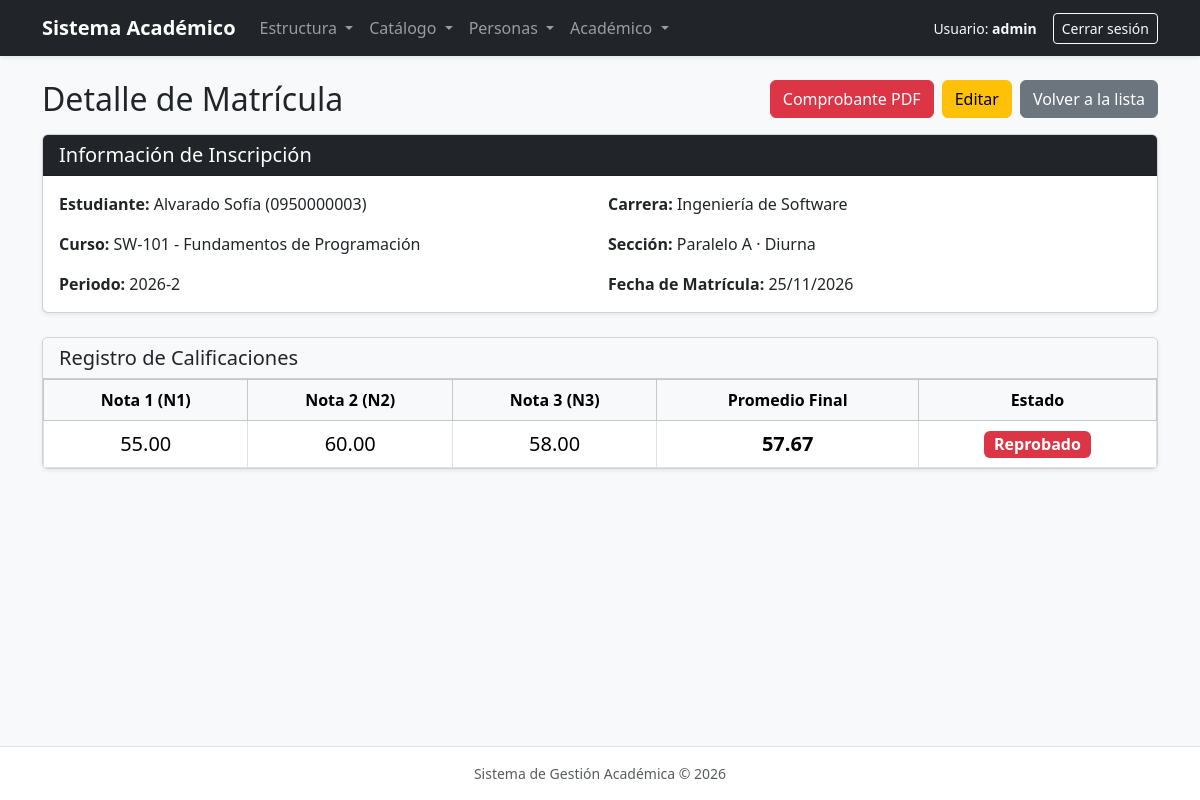
Screenshot of /academico/matriculas/3/ (signed in) with the database file from the repository.
### academico/models.py (models this page shows, shortened)
class Matricula(ModeloBase):
    estudiante = models.ForeignKey(
        Estudiante, on_delete=models.PROTECT, related_name="matriculas"
    )
    seccion = models.ForeignKey(
        Seccion, on_delete=models.PROTECT, related_name="matriculas"
    )
    fecha = models.DateField(default=timezone.localdate)
    class Meta:
        verbose_name = "Matrícula"
        verbose_name_plural = "Matrículas"
        ordering = ["-fecha", "estudiante__apellidos"]
        constraints = [
            models.UniqueConstraint(
                fields=["estudiante", "seccion"],
                name="matricula_unica_estudiante_seccion",
            )
        ]

class Estudiante(ModeloBase):
    cedula = models.CharField(max_length=10, unique=True)
    nombres = models.CharField(max_length=100)
    apellidos = models.CharField(max_length=100)
    email = models.EmailField()
    telefono = models.CharField(max_length=15, blank=True)
    fecha_nacimiento = models.DateField(blank=True, null=True)  # opcional
    carrera = models.ForeignKey(
        Carrera, on_delete=models.PROTECT, related_name="estudiantes"
    )
    foto = models.ImageField(upload_to="estudiantes/", blank=True, null=True)
    class Meta:
        verbose_name = "Estudiante"
        verbose_name_plural = "Estudiantes"
        ordering = ["apellidos", "nombres"]
    @property
    def nombre_completo(self):
        return f"{self.apellidos} {self.nombres}"

class Carrera(ModeloBase):
    facultad = models.ForeignKey(
        Facultad, on_delete=models.PROTECT, related_name="carreras"
    )
    codigo = models.CharField(max_length=20, unique=True)
    nombre = models.CharField(max_length=150)
    duracion_semestres = models.PositiveSmallIntegerField(default=8)
    class Meta:
        verbose_name = "Carrera"
        verbose_name_plural = "Carreras"
        ordering = ["nombre"]

class Seccion(ModeloBase):
    curso = models.ForeignKey(
        Curso, on_delete=models.PROTECT, related_name="secciones"
    )
    periodo = models.ForeignKey(
        Periodo, on_delete=models.PROTECT, related_name="secciones"
    )
    profesor = models.ForeignKey(
        Profesor, on_delete=models.PROTECT, related_name="secciones"
    )
    paralelo = models.CharField(max_length=5, default="A")
    jornada = models.CharField(
        max_length=10, choices=Jornada.choices, default=Jornada.DIURNA
    )
    cupo = models.PositiveSmallIntegerField(default=30)
    estudiantes = models.ManyToManyField(
        Estudiante,
        through="Matricula",
        related_name="secciones",
    )
    class Meta:
        verbose_name = "Sección"
        verbose_name_plural = "Secciones"
        ordering = ["-periodo__fecha_inicio", "curso__nombre", "paralelo"]
        constraints = [
            models.UniqueConstraint(
                fields=["curso", "periodo", "paralelo", "jornada"],
                name="seccion_unica_curso_periodo_paralelo_jornada",
            )
        ]

class Curso(ModeloBase):
    carrera = models.ForeignKey(
        Carrera, on_delete=models.PROTECT, related_name="cursos"
    )
    semestre = models.ForeignKey(
        Semestre, on_delete=models.PROTECT, related_name="cursos"
    )
    codigo = models.CharField(max_length=20, unique=True)
    nombre = models.CharField(max_length=150)
    creditos = models.PositiveSmallIntegerField(default=1)
    class Meta:
        verbose_name = "Curso"
        verbose_name_plural = "Cursos"
        ordering = ["carrera__nombre", "semestre__numero", "nombre"]

class Periodo(ModeloBase):
    nombre = models.CharField(max_length=20, unique=True)  # ej: "2026-1"
    fecha_inicio = models.DateField()
    fecha_fin = models.DateField()
    activo = models.BooleanField(default=True)
    class Meta:
        verbose_name = "Periodo"
        verbose_name_plural = "Periodos"
        ordering = ["-fecha_inicio"]  # el signo "-" ordena del más nuevo al más antiguo

class Nota(ModeloBase):
    matricula = models.OneToOneField(
        Matricula, on_delete=models.CASCADE, related_name="nota"
    )
    n1 = models.DecimalField(
        max_digits=5, decimal_places=2, default=Decimal("0"), validators=VALIDADORES_NOTA
    )
    n2 = models.DecimalField(
        max_digits=5, decimal_places=2, default=Decimal("0"), validators=VALIDADORES_NOTA
    )
    n3 = models.DecimalField(
        max_digits=5, decimal_places=2, default=Decimal("0"), validators=VALIDADORES_NOTA
    )
    promedio = models.DecimalField(
        max_digits=5, decimal_places=2, default=Decimal("0"), editable=False
    )
    estado = models.CharField(
        max_length=10,
        choices=EstadoNota.choices,
        default=EstadoNota.REPROBADO,
        editable=False,
    )
    class Meta:
        verbose_name = "Nota"
        verbose_name_plural = "Notas"
        ordering = ["matricula__estudiante__apellidos", "matricula__estudiante__nombres"]

### academico/views.py (the view)
# urls.py: path("matriculas/<int:pk>/", MatriculaDetailView.as_view(), name="matricula_detalle"),
class MatriculaDetailView(LoginRequiredMixin, DetailView):
    model = Matricula
    template_name = "academico/matricula_detalle.html"
    context_object_name = "matricula"
    def get_queryset(self):
        return Matricula.objects.select_related(
            "estudiante__carrera__facultad",
            "seccion__curso",
            "seccion__periodo",
            "seccion__profesor",
            "nota",
        )

### academico/templates/academico/matricula_detalle.html (shortened to what this page needs)
{% extends "base.html" %}
{% block contenido %}
<div class="d-flex justify-content-between align-items-center mb-3">
    <h2 class="mb-0">Detalle de Matrícula</h2>
    <div class="d-flex gap-2">
        <a href="{% url 'academico:matricula_pdf' matricula.pk %}" target="_blank" class="btn btn-danger">
            Comprobante PDF
        </a>
        <a href="{% url 'academico:matricula_editar' matricula.pk %}" class="btn btn-warning">Editar</a>
        <a href="{% url 'academico:matricula_lista' %}" class="btn btn-secondary">Volver a la lista</a>
    </div>
</div>
<div class="card shadow-sm mb-4">
    <div class="card-header bg-dark text-white">
        <h5 class="mb-0">Información de Inscripción</h5>
    </div>
    <div class="card-body">
        <div class="row g-3">
            <div class="col-md-6">
                <strong>Estudiante:</strong> {{ matricula.estudiante.nombre_completo }} ({{ matricula.estudiante.cedula }})
            </div>
            <div class="col-md-6">
                <strong>Carrera:</strong> {{ matricula.estudiante.carrera.nombre }}
            </div>
            <div class="col-md-6">
                <strong>Curso:</strong> {{ matricula.seccion.curso.codigo }} - {{ matricula.seccion.curso.nombre }}
            </div>
            <div class="col-md-6">
                <strong>Sección:</strong> Paralelo {{ matricula.seccion.paralelo }} · {{ matricula.seccion.get_jornada_display }}
            </div>
            <div class="col-md-6">
                <strong>Periodo:</strong> {{ matricula.seccion.periodo.nombre }}
            </div>
            <div class="col-md-6">
                <strong>Fecha de Matrícula:</strong> {{ matricula.fecha|date:"d/m/Y" }}
            </div>
        </div>
    </div>
</div>
<div class="card shadow-sm">
    <div class="card-header bg-light">
        <h5 class="mb-0">Registro de Calificaciones</h5>
    </div>
    <div class="card-body p-0">
        {% if matricula.nota %}
        <div class="table-responsive">
            <table class="table table-bordered text-center align-middle mb-0">
                <thead class="table-light">
                    <tr>
                        <th>Nota 1 (N1)</th>
                        <th>Nota 2 (N2)</th>
                        <th>Nota 3 (N3)</th>
                        <th>Promedio Final</th>
                        <th>Estado</th>
                    </tr>
                </thead>
                <tbody>
                    <tr>
                        <td class="fs-5">{{ matricula.nota.n1 }}</td>
                        <td class="fs-5">{{ matricula.nota.n2 }}</td>
                        <td class="fs-5">{{ matricula.nota.n3 }}</td>
                        <td class="fs-5 fw-bold">{{ matricula.nota.promedio }}</td>
                        <td>
                            {% if matricula.nota.estado == "aprobado" %}
                                <span class="badge bg-success fs-6">Aprobado</span>
                            {% else %}
                                <span class="badge bg-danger fs-6">Reprobado</span>
                            {% endif %}
                        </td>
                    </tr>
                </tbody>
            </table>
        </div>
        {% else %}
        <div class="p-4 text-center text-muted">
            Esta matrícula aún no tiene calificaciones registradas.
        </div>
        {% endif %}
    </div>
</div>
{% endblock %}

### academico/templates/base.html (shortened to what this page needs)
<!DOCTYPE html>
<html lang="es-ec">
<head>
    <link href="https://cdn.jsdelivr.net/npm/bootstrap@5.3.3/dist/css/bootstrap.min.css" rel="stylesheet">
</head>
<body class="bg-light d-flex flex-column min-vh-100">
    <nav class="navbar navbar-expand-lg navbar-dark bg-dark shadow-sm mb-4">
        <div class="container">
            <a class="navbar-brand fw-bold" href="{% url 'academico:inicio' %}">
                Sistema Académico
            </a>
            <div class="collapse navbar-collapse" id="menuPrincipal">
                {% if user.is_authenticated %}
                <ul class="navbar-nav me-auto mb-2 mb-lg-0">
                    <li class="nav-item dropdown">
                        <a class="nav-link dropdown-toggle" href="#" role="button" data-bs-toggle="dropdown" aria-expanded="false">
                            Estructura
                        </a>
                    </li>
                    <li class="nav-item dropdown">
                        <a class="nav-link dropdown-toggle" href="#" role="button" data-bs-toggle="dropdown" aria-expanded="false">
                            Catálogo
                        </a>
                    </li>
                    <li class="nav-item dropdown">
                        <a class="nav-link dropdown-toggle" href="#" role="button" data-bs-toggle="dropdown" aria-expanded="false">
                            Personas
                        </a>
                    </li>
                    <li class="nav-item dropdown">
                        <a class="nav-link dropdown-toggle" href="#" role="button" data-bs-toggle="dropdown" aria-expanded="false">
                            Académico
                        </a>
                    </li>
                </ul>
                <div class="d-flex align-items-center gap-3">
                    <span class="text-light small">
                        Usuario: <strong>{{ user.username }}</strong>
                    </span>
                    <form method="post" action="{% url 'logout' %}" class="m-0">
                        <button type="submit" class="btn btn-outline-light btn-sm">Cerrar sesión</button>
                    </form>
                </div>
                {% endif %}
            </div>
        </div>
    </nav>
    <main class="container flex-grow-1 mb-5">
        {% block contenido %}{% endblock %}
    </main>
    <footer class="bg-white border-top py-3 text-center text-muted small mt-auto">
        <div class="container">
            Sistema de Gestión Académica &copy; 2026
        </div>
    </footer>
</body>
</html>

### rows the page displays
Matricula: estudiante.nombre_completo "Alvarado Sofía", estudiante.cedula "0950000003", estudiante.carrera.nombre "Ingeniería de Software", seccion.curso.codigo "SW-101", seccion.curso.nombre "Fundamentos de Programación", seccion.paralelo "A", seccion.jornada "Diurna", seccion.periodo.nombre "2026-2", fecha "25/11/2026", nota.n1 "55.00", nota.n2 "60.00", nota.n3 "58.00", nota.promedio "57.67"

### other values shown
{{ user.username }} "admin"
